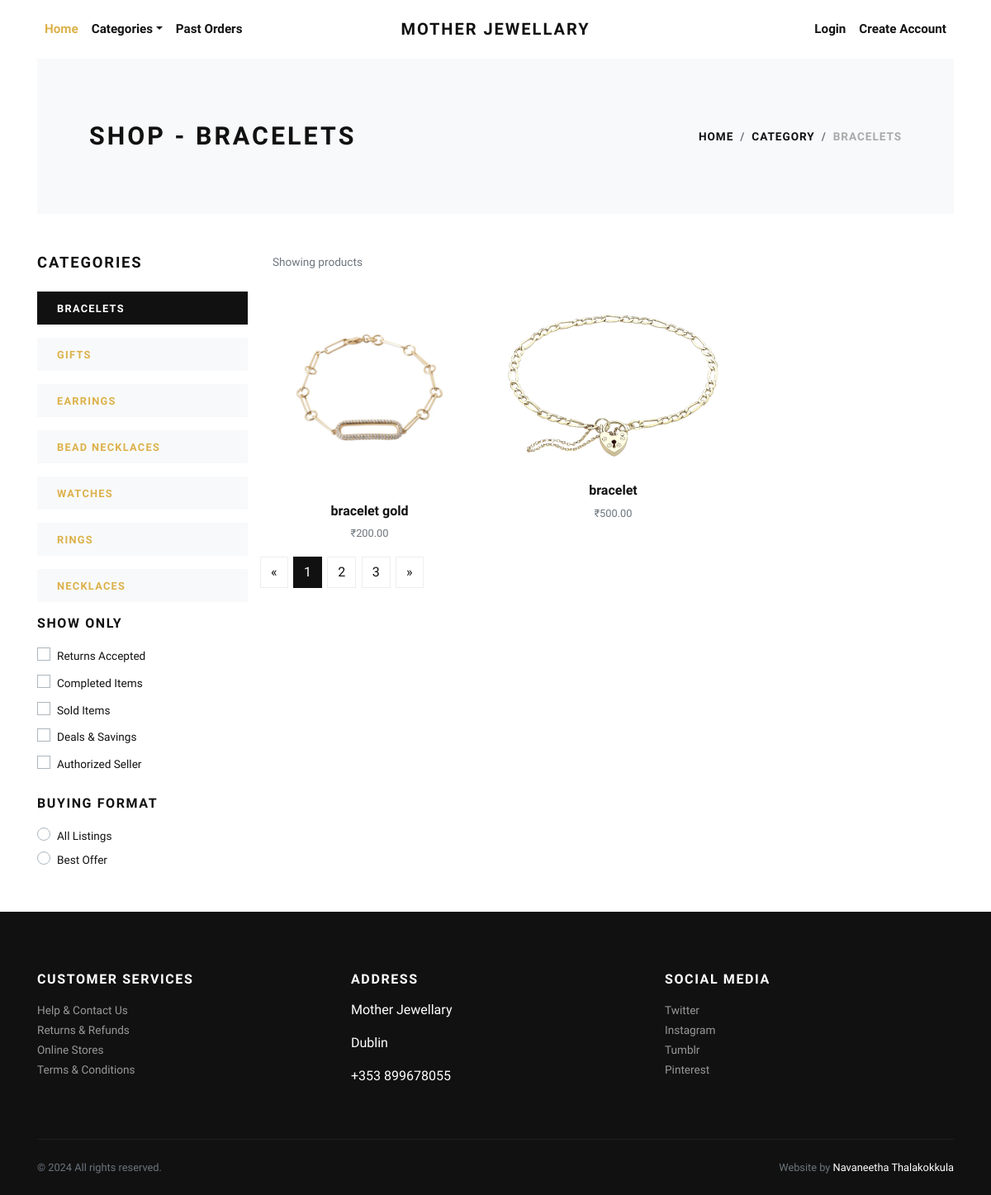
Page /bracelets/ on the committed database.
### store/models.py (models this page shows, shortened)
class Category(models.Model):
    title = models.CharField(max_length=50, verbose_name="Category Title")
    slug = models.SlugField(max_length=55, verbose_name="Category Slug")
    description = models.TextField(blank=True, verbose_name="Category Description")
    category_image = models.ImageField(upload_to='category', blank=True, null=True, verbose_name="Category Image")
    is_active = models.BooleanField(verbose_name="Is Active?")
    is_featured = models.BooleanField(verbose_name="Is Featured?")
    created_at = models.DateTimeField(auto_now_add=True, verbose_name="Created Date")
    updated_at = models.DateTimeField(auto_now=True, verbose_name="Updated Date")
    class Meta:
        verbose_name_plural = 'Categories'
        ordering = ('-created_at', )

class Product(models.Model):
    title = models.CharField(max_length=150, verbose_name="Product Title")
    slug = models.SlugField(max_length=160, verbose_name="Product Slug")
    sku = models.CharField(max_length=255, unique=True, verbose_name="Unique Product ID (SKU)")
    short_description = models.TextField(verbose_name="Short Description")
    detail_description = models.TextField(blank=True, null=True, verbose_name="Detail Description")
    product_image = models.ImageField(upload_to='product', blank=True, null=True, verbose_name="Product Image")
    price = models.DecimalField(max_digits=8, decimal_places=2)
    category = models.ForeignKey(Category, verbose_name="Product Categoy", on_delete=models.CASCADE)
    is_active = models.BooleanField(verbose_name="Is Active?")
    is_featured = models.BooleanField(verbose_name="Is Featured?")
    created_at = models.DateTimeField(auto_now_add=True, verbose_name="Created Date")
    updated_at = models.DateTimeField(auto_now=True, verbose_name="Updated Date")
    class Meta:
        verbose_name_plural = 'Products'
        ordering = ('-created_at', )

### store/views.py (the view)
# urls.py: path('<slug:slug>/', views.category_products, name="category-products"),
def category_products(request, slug):
    category = get_object_or_404(Category, slug=slug)
    products = Product.objects.filter(is_active=True, category=category)
    categories = Category.objects.filter(is_active=True)
    context = {
        'category': category,
        'products': products,
        'categories': categories,
    }
    return render(request, 'store/category_products.html', context)

### store/context_preprocessors.py (called while the page is built)
def store_menu(request):
    categories = Category.objects.filter(is_active=True)
    context = {
        'categories_menu': categories,
    }
    return context

def cart_menu(request):
    if request.user.is_authenticated:
        cart_items= Cart.objects.filter(user=request.user)
        context = {
            'cart_items': cart_items,
        }
    else:
        context = {}
    return context

### templates/store/category_products.html (shortened to what this page needs)
{% extends 'base.html' %}
{% load static %}
    {% block content %}
      <div class="container">
        <section class="py-5 bg-light">
          <div class="container">
            <div class="row px-4 px-lg-5 py-lg-4 align-items-center">
              <div class="col-lg-6">
                <h1 class="h2 text-uppercase mb-0">Shop - {{category.title}}</h1>
              </div>
              <div class="col-lg-6 text-lg-right">
                <nav aria-label="breadcrumb">
                  <ol class="breadcrumb justify-content-lg-end mb-0 px-0">
                    <li class="breadcrumb-item"><a href="{% url 'store:home' %}">Home</a></li>
                    <li class="breadcrumb-item"><a href="{% url 'store:all-categories' %}">Category</a></li>
                    <li class="breadcrumb-item active" aria-current="page">{{category.title}}</li>
                  </ol>
                </nav>
              </div>
            </div>
          </div>
        </section>
        <section class="py-5">
          <div class="container p-0">
            <div class="row">
              <div class="col-lg-3 order-2 order-lg-1">
                <h5 class="text-uppercase mb-4">Categories</h5>
                {% if categories %}
                  {% for cat in categories %}
                    <a href="{% url 'store:category-products' cat.slug %}">
                      <div class="py-2 px-4 {% if category == cat %}bg-dark text-white {% else %}bg-light{% endif %} mb-3">
                        <strong class="small text-uppercase font-weight-bold">{{cat.title}}</strong>
                      </div>
                    </a>
                  {% endfor %}
                {% endif %}
                <h6 class="text-uppercase mb-3">Show only</h6>
                <div class="custom-control custom-checkbox mb-1">
                  <label class="custom-control-label text-small" for="customCheck1">Returns Accepted</label>
                </div>
                <div class="custom-control custom-checkbox mb-1">
                  <label class="custom-control-label text-small" for="customCheck3">Completed Items</label>
                </div>
                <div class="custom-control custom-checkbox mb-1">
                  <label class="custom-control-label text-small" for="customCheck4">Sold Items</label>
                </div>
                <div class="custom-control custom-checkbox mb-1">
                  <label class="custom-control-label text-small" for="customCheck5">Deals &amp; Savings</label>
                </div>
                <div class="custom-control custom-checkbox mb-4">
                  <label class="custom-control-label text-small" for="customCheck6">Authorized Seller</label>
                </div>
                <h6 class="text-uppercase mb-3">Buying format</h6>
                <div class="custom-control custom-radio">
                  <label class="custom-control-label text-small" for="customRadio1">All Listings</label>
                </div>
                <div class="custom-control custom-radio">
                  <label class="custom-control-label text-small" for="customRadio2">Best Offer</label>
                </div>
              </div>
              <div class="col-lg-9 order-1 order-lg-2 mb-5 mb-lg-0">
                <div class="row mb-3 align-items-center">
                  <div class="col-lg-6 mb-2 mb-lg-0">
                    <p class="text-small text-muted mb-0">Showing products</p>
                  </div>
                <div class="row">
                  {% if products %}
                    {% for product in products %}
                      <div class="col-lg-4 col-sm-6">
                        <div class="product text-center">
                          <div class="mb-3 position-relative">
                            <a class="d-block" href="{% url 'store:product-detail' product.slug %}">
                              {% if product.product_image %}
                                <img class="img-fluid w-100" src="{{product.product_image.url}}" alt="{{product.title}}">
                              {% else %}
                                <img class="img-fluid w-100" src="{% static 'img/product-1.jpg' %}" alt="{{product.title}}">
                              {% endif %}
                            </a>
                          </div>
                          <h6> <a class="reset-anchor" href="{% url 'store:product-detail' product.slug %}">{{product.title}}</a></h6>
                          <p class="small text-muted">₹{{product.price}}</p>
                        </div>
                      </div>
                    {% endfor %}
                  {% endif %}
                </div>
                <nav aria-label="Page navigation example">
                  <ul class="pagination justify-content-center justify-content-lg-end">
                    <li class="page-item"><a class="page-link" href="#" aria-label="Previous"><span aria-hidden="true">«</span></a></li>
                    <li class="page-item active"><a class="page-link" href="#">1</a></li>
                    <li class="page-item"><a class="page-link" href="#">2</a></li>
                    <li class="page-item"><a class="page-link" href="#">3</a></li>
                    <li class="page-item"><a class="page-link" href="#" aria-label="Next"><span aria-hidden="true">»</span></a></li>
                  </ul>
                </nav>
              </div>
            </div>
          </div>
        </section>
      </div>
      {% endblock content %}

### jewelryshop/static/css/style.default.css (style rules this page uses)
.text-small { font-size: 0.85rem !important; }
strong { font-weight: 700; }
.product img { -webkit-filter: grayscale(40%); filter: grayscale(40%); transition: all 0.3s; }
.text-uppercase { text-transform: uppercase; letter-spacing: 0.1em; }
.reset-anchor { color: inherit; transition: all 0.3s; }
body { font-family: "Libre Franklin", sans-serif; font-size: 1rem; font-weight: 400; line-height: 1.5; color: #111111; background-color: #fff; }
a { color: #dcb14a; text-decoration: none; }
h1, h2, h3, h4, h5, h6, .h1, .h2, .h3, .h4, .h5, .h6 { margin-bottom: 0.5rem; font-family: inherit; font-weight: 900; line-height: 1.2; color: inherit; }
h1, .h1 { font-size: 2.2rem; }
h2, .h2 { font-size: 1.9rem; }
h5, .h5 { font-size: 1.15rem; }
h6, .h6 { font-size: 1rem; }
small, .small { font-size: 80%; font-weight: 400; }
.page-item:first-child .page-link { border-top-left-radius: 0; border-bottom-left-radius: 0; }
.page-item:last-child .page-link { border-top-right-radius: 0; border-bottom-right-radius: 0; }
.page-item.active .page-link { color: #fff; background-color: #111111; border-color: #111111; }
.page-link { padding: 0.5rem 0.75rem; line-height: 1.25; color: #111111; background-color: none; border: 1px solid #eee; margin: 0.2rem; transition: all 0.3s; }
.bg-light { background-color: #f8f9fa !important; }
.bg-dark { background-color: #111111 !important; }
.custom-checkbox .custom-control-label::before { border-radius: 0; }
.custom-radio .custom-control-label::before { border-radius: 50%; }
.custom-control-label { font-weight: 400; line-height: 2.1em; cursor: pointer; }
.breadcrumb { background: #f8f9fa; }
.breadcrumb-item { font-size: 0.85rem; text-transform: uppercase; letter-spacing: 0.07em; font-weight: 900; color: #111111; }
.breadcrumb-item a { color: inherit; transition: all 0.3s; }
.breadcrumb-item.active { color: #aaa; }

### rows in the picture
Category: title "BRACELETS"
Category: title "GIFTS"
Category: title "EARRINGS"
Category: title "BEAD NECKLACES"
Category: title "WATCHES"
Category: title "RINGS"
Category: title "NECKLACES"
Product: product_image (picture), title "bracelet gold", price "200.00"
Product: product_image (picture), title "bracelet", price "500.00"
